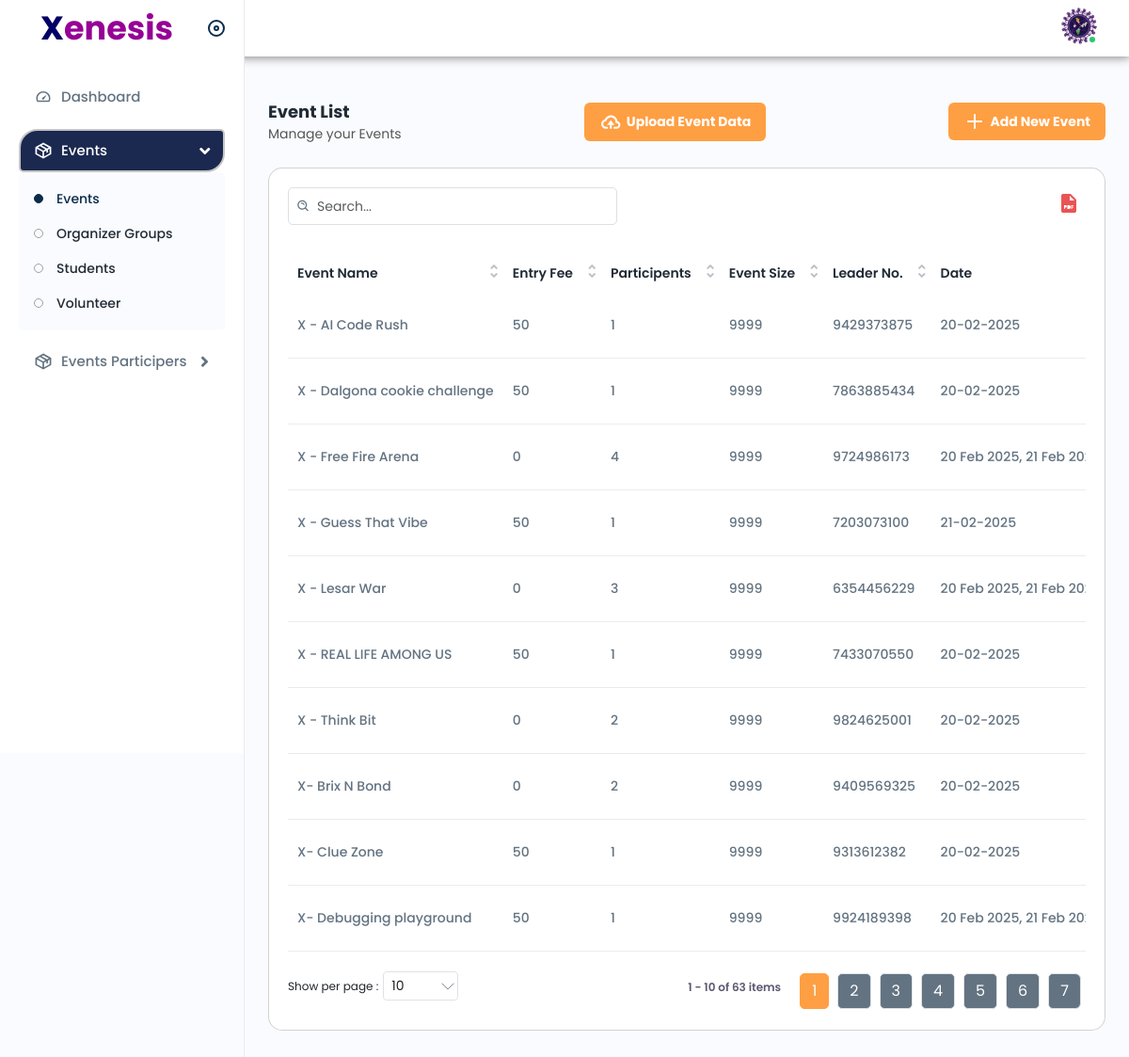
Screenshot of /Admin/eventlist.php (signed in) with the database file from the repository.
### tables this page shows
CREATE TABLE `event_master` (
  `event_id` int NOT NULL,
  `event_name` varchar(100) NOT NULL,
  `tagline` text NOT NULL,
  `department_id` int NOT NULL,
  `team_name` varchar(100) NOT NULL,
  `event_leader_no` bigint NOT NULL,
  `participation_price` int NOT NULL,
  `participation_price_team` int NOT NULL,
  `team_member_count` varchar(100) NOT NULL,
  `winner_price1` int NOT NULL,
  `winner_price2` int NOT NULL,
  `winner_price3` int NOT NULL,
  `location` varchar(200) NOT NULL,
  `date` varchar(200) NOT NULL,
  `event_description` text,
  `rules` text NOT NULL,
  `round1_title` varchar(200) NOT NULL,
  `round1_description` text,
  `round2_title` varchar(200) DEFAULT NULL,
  `round2_description` text,
  `round3_title` varchar(200) DEFAULT NULL,
  `round3_description` text,
  `round4_title` varchar(200) DEFAULT NULL,
  `round4_description` text,
  `round5_title` varchar(200) DEFAULT NULL,
  `round5_description` text,
  `images` varchar(254) NOT NULL,
  `image_path` text NOT NULL,
  `max_tickets` int DEFAULT NULL,
  `category_id` int NOT NULL,
  `is_status` int NOT NULL DEFAULT '1'
);

### Admin/eventlist.php (the view, shortened to what this page needs)
<!DOCTYPE html>
<html lang="en">
<head>
    <link rel="stylesheet" href="../assets/css/bootstrap.min.css">
    <link rel="stylesheet" href="../assets/plugins/icons/ionic/ionicons.css">
    <link rel="stylesheet" href="../assets/plugins/icons/feather/feather.css">
    <link rel="stylesheet" href="../assets/css/animate.css">
    <link rel="stylesheet" href="../assets/plugins/select2/css/select2.min.css">
    <link rel="stylesheet" href="../assets/css/dataTables.bootstrap4.min.css">
    <link rel="stylesheet" href="../assets/plugins/fontawesome/css/fontawesome.min.css">
    <link rel="stylesheet" href="../assets/plugins/fontawesome/css/all.min.css">
    <link href="https://cdn.jsdelivr.net/npm/bootstrap@5.3.0/dist/css/bootstrap.min.css" rel="stylesheet"
>
    <link rel="stylesheet" href="../assets/css/style.css">
</head>
<body>
    <div class="main-wrapper">
        <div class="header bord">
            <div class="header-left active">
                <a href="index.php" class="logo"
                    style="font-size:35px; color: rgb(150, 0, 150); font-weight:bold; margin-left:23px;">
                    <span style="color: rgb(0, 0, 102)">X</span>enesis
                </a>
                <a id="toggle_btn" href="javascript:void(0);">
                </a>
            </div>
            <ul class="nav user-menu">
                <li class="nav-item dropdown has-arrow main-drop">
                    <a href="javascript:void(0);" class="dropdown-toggle nav-link userset" data-bs-toggle="dropdown">
                        <span class="user-img"><img src="../assets/img/Xenesis2025_logo.png" alt="img">
                            <span class="status online"></span></span>
                    </a>
                </li>
            </ul>
        </div>
        <div class="sidebar" id="sidebar">
            <div class="sidebar-inner slimscroll">
                <div id="sidebar-menu" class="sidebar-menu">
                    <ul>
                        <li>
                            <a href="index.php"><img src="../assets/img/icons/dashboard.svg" alt="img"><span>
                                    Dashboard</span> </a>
                        </li>
                        <li class="submenu">
                            <a href="javascript:void(0);"><img src="../assets/img/icons/product.svg" alt="img"><span>
                                    Events</span> <span class="menu-arrow"></span></a>
                            <ul>
                                <li><a href="eventlist.php" class="active">Events</a></li>
                                <li><a href="grouplist.php">Organizer Groups</a></li>
                                <li><a href="studentlist.php">Students</a></li>
                                <li><a href="volunteerlist.php">Volunteer</a></li>
                            </ul>
                        </li>
                        <li class="submenu">
                            <a href="javascript:void(0);"><img src="../assets/img/icons/product.svg" alt="img"><span>
                                    Events Participers</span> <span class="menu-arrow"></span></a>
                        </li>
                    </ul>
                </div>
            </div>
        </div>
        <div class="page-wrapper">
            <div class="content">
                <div class="page-header">
                    <div class="page-title">
                        <h4>Event List</h4>
                        <h6>Manage your Events</h6>
                    </div>
                    <div class="page-btn">
                        <a href="uploadevent.php" class="btn btn-added"><img src="../assets/img/icons/upload.svg"
                                alt="img" class="me-1" style="height: 25px;">Upload Event Data</a>
                    </div>
                    <div class="page-btn">
                        <a href="addevent.php" class="btn btn-added"><img src="../assets/img/icons/plus.svg" alt="img"
                                class="me-1">Add New Event</a>
                    </div>
                </div>
                <div class="card">
                    <div class="card-body">
                        <div class="table-top">
                            <div class="search-set">
                                <div class="search-input">
                                    <a class="btn btn-searchset"><img src="../assets/img/icons/search-white.svg"
                                            alt="img"></a>
                                </div>
                            </div>
                            <div class="wordset">
                                <ul>
                                    <li>
                                        <a href="#" data-bs-toggle="tooltip" data-bs-placement="top" title="pdf"><img
                                                src="../assets/img/icons/pdf.svg" alt="img"></a>
                                    </li>
                                </ul>
                            </div>
                        </div>
                        <div class="table-responsive">
                            <table class="table  datanew">
                                <thead>
                                    <tr>
                                        <th>Event Name</th>
                                        <th>Entry Fee</th>
                                        <th>Participents</th>
                                        <th>Event Size</th>
                                        <th>Leader No.</th>
                                        <th>Date</th>
                                    </tr>
                                </thead>
                                <tbody>
                                    <?php
                                            require "../includes/scripts/connection.php";
                                            $sql = "SELECT * FROM `event_master`";
                                            $result = $conn->query($sql);
                                            if($result->num_rows > 0){
                                                while($row = $result->fetch_assoc()){
                                                    ?>
                                                    <tr>
                                                            <td>
                                                               <?php echo $row['event_name']; ?>
                                                            </td>
                                                            <td>
                                                                <?php echo $row['participation_price'];?>
                                                            </td>
                                                            <td>
                                                                <?php echo $row['team_member_count'];?>
                                                            </td>
                                                            <td>
                                                                <?php echo $row['max_tickets']; ?>
                                                            </td>
                                                            <td>
                                                                <?php echo $row['event_leader_no']; ?>
                                                            </td>
                                                            <td>
                                                                <?php echo $row['date']; ?>
                                                            </td>
                                                        </tr>
                                                 <?php
                                                }
                                            }
                                            ?>
                                </tbody>
                            </table>
                        </div>
                    </div>
                </div>
            </div>
        </div>
    </div>
</body>
</html>

### rows the page displays
event_master: event_name "X - AI Code Rush", participation_price "50", team_member_count "1", max_tickets "9999", event_leader_no "9429373875", date "20-02-2025"
event_master: event_name "X - Guess That Vibe", participation_price "50", team_member_count "1", max_tickets "9999", event_leader_no "7203073100", date "21-02-2025"
event_master: event_name "X - Free Fire Arena", participation_price "0", team_member_count "4", max_tickets "9999", event_leader_no "9724986173", date "20 Feb 2025, 21 Feb…"
event_master: event_name "X- Debugging playground", participation_price "50", team_member_count "1", max_tickets "9999", event_leader_no "9924189398", date "20 Feb 2025, 21 Feb…"
event_master: event_name "X - Dalgona cookie challenge", participation_price "50", team_member_count "1", max_tickets "9999", event_leader_no "7863885434", date "20-02-2025"
event_master: event_name "X - Lesar War", participation_price "0", team_member_count "3", max_tickets "9999", event_leader_no "6354456229", date "20 Feb 2025, 21 Feb…"
event_master: event_name "X - Think Bit", participation_price "0", team_member_count "2", max_tickets "9999", event_leader_no "9824625001", date "20-02-2025"
event_master: event_name "X - REAL LIFE AMONG US", participation_price "50", team_member_count "1", max_tickets "9999", event_leader_no "7433070550", date "20-02-2025"
event_master: event_name "X- Brix N Bond", participation_price "0", team_member_count "2", max_tickets "9999", event_leader_no "9409569325", date "20-02-2025"
event_master: event_name "X- Clue Zone", participation_price "50", team_member_count "1", max_tickets "9999", event_leader_no "9313612382", date "20-02-2025"
